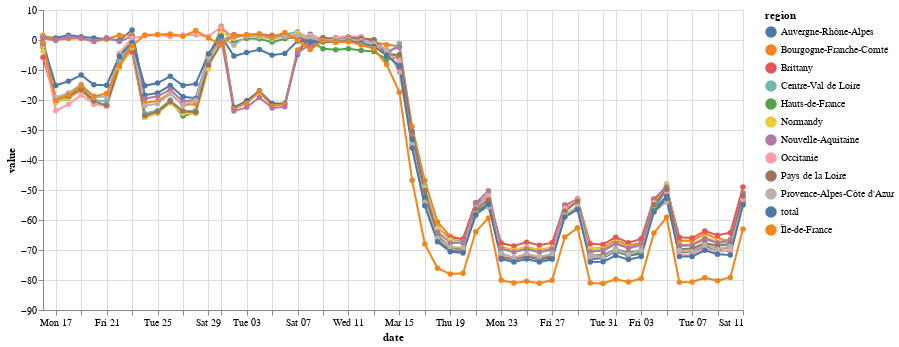

This figure's notebook cell:
### Code cell
(alt.Chart(subset.reset_index())
 .mark_line(point=True)
 .encode(x='date:T', y='value', color='region', tooltip=['region', 'date', 'value'])
 .properties(width=700)
)

### Figure 1 — Vega-Lite specification as saved in the notebook (floating-point values rounded to 4 significant figures; data arrays with more than 128 entries replaced by an {"elided": "..."} marker saying what was removed)
{"config": {"view": {"continuousWidth": 400, "continuousHeight": 300}}, "data": {"name": "data-fa4732cef5ee3c2060c2ef7839eb002e"}, "mark": {"type": "line", "point": true}, "encoding": {"color": {"type": "nominal", "field": "region"}, "tooltip": [{"type": "nominal", "field": "region"}, {"type": "nominal", "field": "date"}, {"type": "quantitative", "field": "value"}], "x": {"type": "temporal", "field": "date"}, "y": {"type": "quantitative", "field": "value"}}, "width": 700, "$schema": "https://vega.github.io/schema/vega-lite/v4.8.1.json", "datasets": {"data-fa4732cef5ee3c2060c2ef7839eb002e": {"elided": "672 records"}}}
